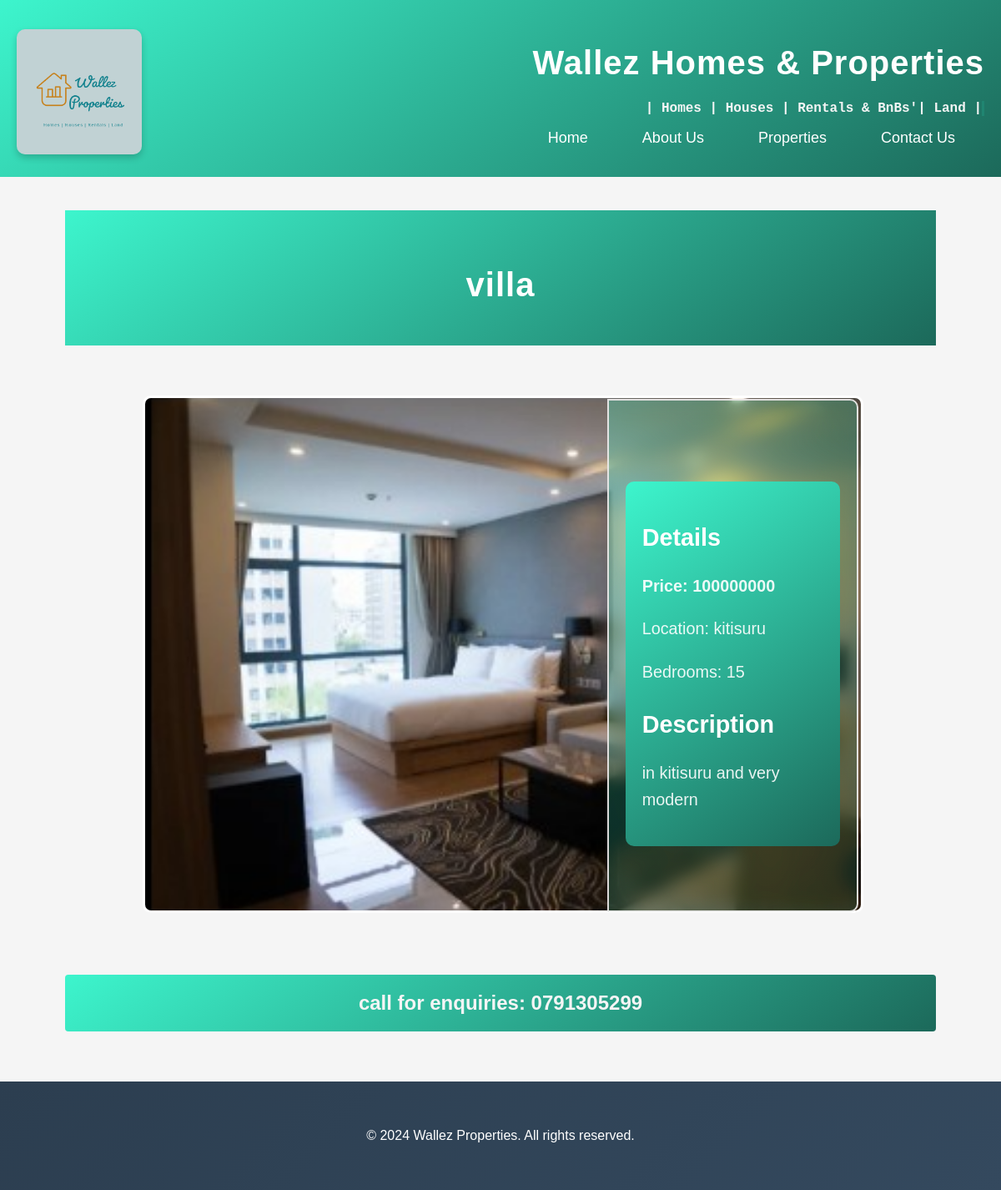
/listing/2/, run on the app's committed database.
### property/models.py (models this page shows, shortened)
class Listings(models.Model):
    title = models.CharField(max_length=255)
    price = models.IntegerField()
    description = models.TextField()
    location = models.CharField(max_length=255)
    image = models.ImageField(upload_to='images/')
    address = models.CharField(max_length=255)
    bedrooms = models.IntegerField()
    bathrooms = models.IntegerField()

### property/views.py (the view)
# urls.py: path('listing/<int:pk>/', views.listing_retrieve, name='listing_retrieve'),  # View listing details
def listing_retrieve(request, pk):
    listing = get_object_or_404(Listings, id=pk)
    context = {'listing': listing}
    return render(request, 'listing_detail.html', context)

### property/templates/listing_detail.html (shortened to what this page needs)
{% extends 'base.html' %}
{% load static %}
{% block content %}
<!DOCTYPE html>
<html lang="en">
<head>
    <link rel="stylesheet" href="{% static 'base.css' %}">
    <link rel="stylesheet" href="{% static 'details.css' %}">
</head>
<body>
    <header class="header">
        <div class="container">
            <h1 class="header-title">{{ listing.title }}</h1>
        </div>
    </header>
    <main class="main-content">
        <div class="container details-container">
            <div class="image-container">
                <img src="{{ listing.image.url }}" alt="{{ listing.title }}" class="property-image">
                <div class="glass-effect">
                    <div class="description">
                        <h2>Details</h2>
                        <div class ="spacing">
                            <p class="price">Price: {{ listing.price }}</p>
                            <p class="location">Location: {{ listing.location }}</p>
                            <p class="bedrooms">Bedrooms: {{ listing.bedrooms }}</p>
                        </div>
                        <h2>Description</h2>
                        <p>{{ listing.description }}</p>
                    </div>
                </div>
            </div>
        </div>
    </main>
    <h2 class="inquiry-number"> call for enquiries: 0791305299</h2>
</body>
</html>
{% endblock %}

### property/static/base.css (style rules this page uses)
body { font-family: 'Arial', sans-serif; }
.container { width: 90%; margin: 0 auto; padding: 20px 0; }
.header { background: linear-gradient(145deg, #3df5cd, #1c695a); color: #fff; padding: 20px 0; }
.header-title { animation-name: slideInRight; animation-duration: 1s; animation-timing-function: ease-in; animation-delay: 0s; animation-fill-mode: forwards; animation-iteration-count: 1; animation-direction: normal; font-size: 40px; margin-bottom: 10px; letter-spacing: 1px; transition: transform 0.5s; }
.property-image { width: 100%; height: 200px; object-fit: cover; border-radius: 8px; margin-bottom: 10px; }
.description { font-size: 18px; color: #666; max-width: 800px; margin: 0 auto; line-height: 1.6; }

### property/static/contact.css (style rules this page uses)
body { font-family: 'Open Sans', sans-serif; margin: 0; padding: 0; background-color: #f5f5f5; color: #333; }

### property/static/home.css (style rules this page uses)
body { font-family: 'Open Sans', sans-serif; margin: 0; padding: 0; color: #333; background-color: #f4f4f4; }
.main-content { max-width: 1200px; margin: 0 auto; padding: 20px; }
.property-image { width: 500px; height: 300px; object-fit: cover; border-radius: 2px; }
.price { font-size: 20px; font-weight: 700; color: #d32f2f; }
.description { font-size: 18px; color: #000000; max-width: 800px; margin: 0 auto; line-height: 1.8; }

### property/static/about.css (style rules this page uses)
body { font-family: 'Open Sans', sans-serif; margin: 0; padding: 0; background-color: #f5f5f5; color: #333; }

### property/static/details.css (style rules this page uses)
.details-container { display: flex; justify-content: center; align-items: center; flex-wrap: wrap; margin-top: 20px; }
.image-container { position: relative; width: 95%; }
.property-image { width: 100%; height: auto; object-fit: cover; border: 3px solid white; border-radius: 10px; }
.glass-effect { position: absolute; top: 4px; right: 0; width: 30%; height: 90%; padding: 20px; display: flex; flex-direction: column; justify-content: center; backdrop-filter: blur(10px) saturate(180%); -webkit-backdrop-filter: blur(10px) saturate(180%); background: linear-gradient(145deg, rgba(61, 245, 205, 0.3), rgba(28, 105, 90, 0.3)); border: 2px solid rgba(240, 237, 237, 0.911); border-radius: 0 10px 10px 0; color: white; }
.header { background: linear-gradient(145deg, #3df5cd, #1c695a); color: white; padding: 20px; text-align: center; }
.header-title { font-size: 2.5em; font-weight: bold; }
.description { position: relative; margin-top: 20px; padding: 20px; background: linear-gradient(145deg, #3df5cd, #1c695a); color: white; border-radius: 10px; text-align: left; z-index: 2; }
.description h2 { font-size: 1.6em; margin-bottom: 15px; color: #ffffff; }
.description p { font-size: 1.1em; line-height: 1.6; color: rgba(255, 255, 255, 0.9); }
.inquiry-number { background: linear-gradient(145deg, #3df5cd, #1c695a); padding: 20px; color:whitesmoke; text-align: center; border-radius: 4px; }

### data on the page
Listings: title "villa", image (picture), price "100000000", location "kitisuru", bedrooms "15", description "in kitisuru and very modern"
